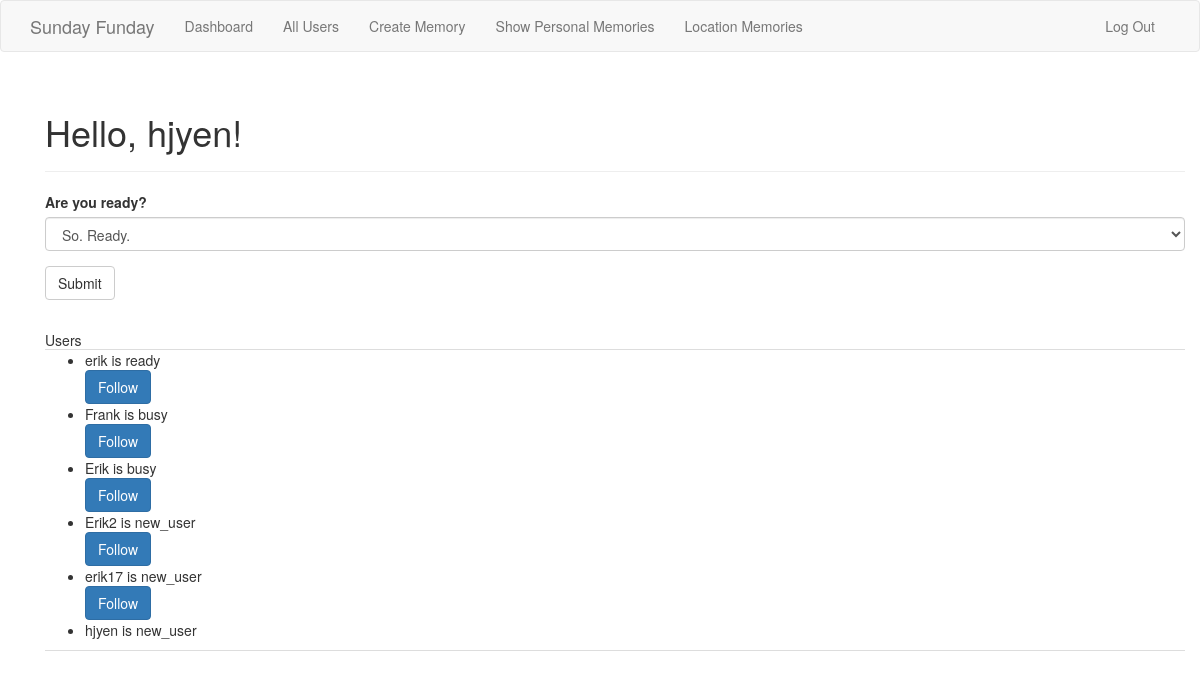
The page / (signed in) on the database its author committed.
### application.py (models this page shows, shortened)
class User(UserMixin, db.Model):
    __tablename__ = 'users'
    id = db.Column(db.Integer, primary_key=True)
    email = db.Column(db.String(64), unique=True, index=True)
    username = db.Column(db.String(64), unique=True, index=True)
    password_hash = db.Column(db.String(128))
    posts = db.relationship('Funday',
                               foreign_keys=[Funday.author_id],
                               backref=db.backref('author', lazy='joined'),
                               lazy='dynamic')
    ready = db.Column(db.String(64), nullable=True)
    followed = db.relationship('Follow',
                               foreign_keys=[Follow.follower_id],
                               backref=db.backref('follower', lazy='joined'),
                               lazy='dynamic',
                               cascade='all, delete-orphan')
    followers = db.relationship('Follow',
                                foreign_keys=[Follow.followed_id],
                                backref=db.backref('followed', lazy='joined'),
                                lazy='dynamic',
                                cascade='all, delete-orphan')
    def is_following(self, user):
        return self.followed.filter_by(
            followed_id=user.id).first() is not None
    @property
    def password(self):
        raise AttributeError('password is not a readable attribute')

### application.py (the view)
@app.route('/', methods=['GET', 'POST']) #define the route for <server>/
@login_required
def index(): #index function
    form = NameForm()
    if form.validate_on_submit():
            current_user.ready=form.ready.data
            db.session.add(current_user)
            flash('Level of excitement updated.')  #bootstrap message (alert message on the website)
    otherusers=User.query.all()  #see all users at this system
    return render_template('index_follow.html', form=form, otherusers=otherusers)

### application.py
class NameForm(Form):
    ready = SelectField("Are you ready?",choices=[('ready', 'So. Ready.'), ('sleeping', 'So. Tired.'), ('busy', 'So. Busy.')])
    submit = SubmitField('Submit')

### application.py (called while the page is built)
@login_manager.user_loader
def load_user(user_id):
    return User.query.get(int(user_id))

### templates/index_follow.html (shortened to what this page needs)
{% extends "base.html" %}
{% import "bootstrap/wtf.html" as wtf %}
{% block page_content %}
<div class="page-header">
    <h1>Hello, {{ current_user.username }}!</h1>
</div>
{{ wtf.quick_form(form) }}
<p>&nbsp;
<div class="nav nav-tabs">
    <ul class="nav nav-tabs">
        <li>Users</li>
           </ul>
           <ul class="Ready">
              {% for otheruser in otherusers %}
               <li> {{ otheruser.username }} is {{ otheruser.ready }}     </li>         {% if otheruser != current_user %}
                {% if not current_user.is_following(otheruser) %}
                <a href="follow/{{ otheruser.username }}" class="btn btn-primary">Follow</a>
                {% else %}
                <a href="unfollow/{{ otheruser.username }}" class="btn btn-default">Unfollow</a>
                {% endif %}
            {% endif %}
               {% endfor %}
           </ul>
</div>
{% endblock %}

### rows shown on the page
User: username "hjyen", ready "new_user"
User: username "erik", ready "ready"
User: username "Frank", ready "busy"
User: username "Erik", ready "busy"
User: username "Erik2", ready "new_user"
User: username "erik17", ready "new_user"
